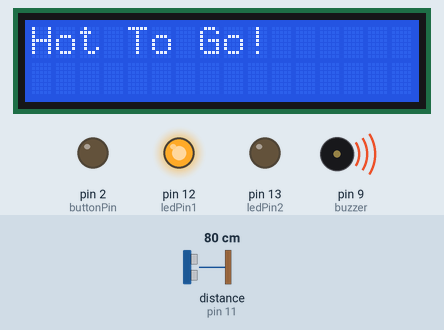
Simulated run of this sketch. Board: Arduino Uno, built with avr-gcc and run on an emulated ATmega328P. On the bench: 16×2 character LCD, output pins drawn as LEDs (lit = HIGH), buzzer (waves = sounding). Wiring (inferred from the names in the program): ultrasonic range finder: trigger pin 10; echo pin 11. The inputs (shaded band) are chosen by the test bench; at power-on: distance to the obstacle (sensor on pin 11) 80 cm. The echo pulse lasts 58.3 µs per cm; pins used as bus, display or sensor lines are not drawn.

Above: at 1.2 s.
1.3 s: distance to the obstacle (sensor on pin 11) set to 118 cm
At 6.6 s:
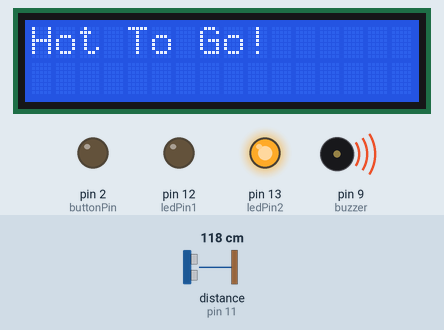
13.0 s: distance to the obstacle (sensor on pin 11) set to 123 cm
At 15.9 s:
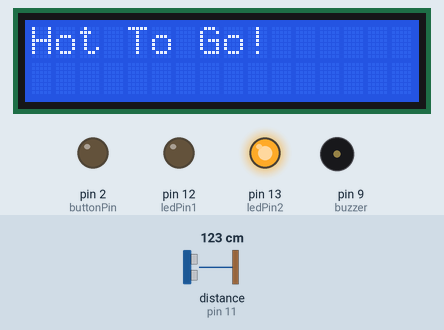
At 17.4 s:
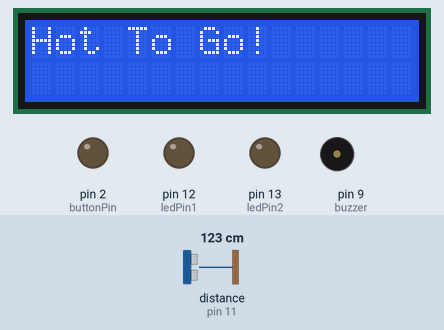
Timing chart, 0 to 18.9 s (numbered marks = the images above; inputs shaded):
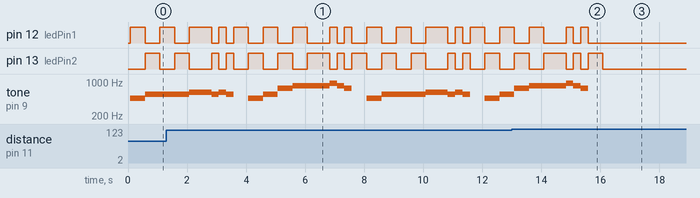

Measured:
- the behaviour switches between 120 and 121 cm on distance to the obstacle (sensor on pin 11) (found by bisection; images 1 and 2)
- after the input at 13.0 s, pin 12 (ledPin1): goes on until 15.6 s, then stays LOW; tone on pin 9 (buzzer): goes on until 15.6 s, then stays silent
- by itself, tone on pin 9 (buzzer): plays 622 Hz for 0.75 s, 554 Hz for 0.25 s, 622 Hz for 0.25 s, 554 Hz for 0.25 s, 466 Hz for 0.50 s, 554 Hz for 0.50 s … (19 notes in this stretch)

The sketch:

Hot_to_go.ino
```cpp
#include <Wire.h>
#include <LiquidCrystal_I2C.h>
#include <string.h>

// Set the LCD address to 0x27 for a 16 chars and 2 line display
LiquidCrystal_I2C lcd(0x27, 16, 2);

const int buzzer = 9;
const int hot_to_go_length = 18;
const int double_life_length = 23;
const int bridget_song_length = 16;
const int god_save_the_queen_length = 41;
const int happy_birthday_length = 25;
const int trigPin = 10;
const int echoPin = 11;
const int ledPin1 = 12;
const int ledPin2 = 13;
const int buttonPin = 2;
float duration, distance;
int buttonState = 0;
int idx = 0;
const int num_songs = 5;

// notes
const int Cs4 = 277;
const int D4 = 294;
const int Ef4 = 311;
const int E4 = 330;
const int Fs4 = 370;
const int G4 = 392;
const int Af4 = 415;
const int nA4 = 440;
const int Bf4 = 466;
const int B4 = 494;
const int C5 = 523;
const int Cs5= 554;
const int D5 = 588;
const int Ef5 = 622;
const int E5 = 659;
const int F5 = 698;
const int Fs5 = 740;
const int G5 = 784;
const int Af5 = 831;
const int Bf5 = 932;
const int rest = 0;

int ledState = HIGH;

// all songs and their durations
int hot_to_go_notes[hot_to_go_length] = {Bf4, Cs5, Cs5, Cs5, Ef5,
                    Cs5, Ef5, Cs5, rest, Bf4, Cs5,
                    Fs5, Af5, Af5, Bf5, Af5, Fs5};
double hot_to_go_durations[hot_to_go_length] = {1, 1, 1, 1,
                        1.5, 0.5, 0.5, 0.5, 1,
                        1, 1, 1, 1,
                        1.5, .5, .5, .5, 1};
int double_life_notes[double_life_length] = {Af4, Bf4, B4, Cs5,
                        Ef5, Ef5, rest, Ef4, Ef4, Ef4, Ef4,
                        Af4, Bf4, B4, Cs5, Ef5, Ef5, rest, Ef4, Ef4, Ef4,
                        Ef4, rest};
double double_life_durations[double_life_length] = {1, 0.5, 1,
                        0.5, 0.5, 0.5, 0.5, 1, 0.5, 1, 1, 1,
                        0.5, 1, 0.5, 0.5, 0.5, 0.5, 1, 0.5, 1,
                        1, 1};
int god_save_the_queen_notes[god_save_the_queen_length] = {D4, D4, E4, Cs4,
                        D4, E4, Fs4, Fs4, G4, Fs4, E4, D4,
                        E4, D4, Cs4, D4, nA4, nA4, nA4, nA4, G4, Fs4, G4,
                        G4, G4, G4, Fs4, E4, Fs4, G4, Fs4,
                        E4, D4, Fs4, G4, nA4, B4, G4, Fs4, E4, D4};
double god_save_the_queen_durations[god_save_the_queen_length] = {1, 1, 1, 1.5, 0.5,
                        1, 1, 1, 1, 1.5, 0.5, 1, 1, 1, 1, 3, 1, 1, 1, 1.5, 0.5, 1,
                        1, 1, 1, 1.5, 0.5, 1, 1, 0.5, 0.5, 0.5, 0.5, 1.5, 0.5, 1, 0.5,
                        0.5, 1, 1, 3};
int bridget_song_notes[bridget_song_length] = {Bf5, Bf5, Bf5,
                        G5, F5, Bf5, Bf5, rest, Bf5, Bf5, Bf5,
                        G5, F5, Bf5, Bf5, rest};
double bridget_song_durations[bridget_song_length] = {1, 1, 0.5, 1, 0.5,
                        1, 0.5, 2.5, 1, 1, 0.5, 1, 0.5, 1, 0.5, 2.5};
int happy_birthday_notes[happy_birthday_length] = {G4, G4, nA4, G4, C5, B4,
                        G4, G4, nA4, G4, D5, C5, G4, G4, G5, E5, C5, B4, nA4,
                        F5, F5, E5, C5, D5, C5};
double happy_birthday_durations[happy_birthday_length] = {0.5, 0.5, 1, 1, 1, 2,
                        0.5, 0.5, 1, 1, 1, 2, 0.5, 0.5, 1, 1, 1, 1, 1, 0.5, 0.5,
                        1, 1, 1, 3};


int *songs[num_songs] = {hot_to_go_notes, double_life_notes, god_save_the_queen_notes, bridget_song_notes,
                        happy_birthday_notes};
double *durations[num_songs] = {hot_to_go_durations, double_life_durations, god_save_the_queen_durations, bridget_song_durations,
                        happy_birthday_durations};
int lengths[num_songs] = {hot_to_go_length, double_life_length, god_save_the_queen_length, bridget_song_length, happy_birthday_length};
String titles[num_songs] = {"Hot To Go!", "Double Life", "God Save The Queen", "Man, I Feel Like A Woman",
                        "Happy Birthday"};

void setup() {
  // pin setup
  pinMode(buzzer, OUTPUT);
  pinMode(trigPin, OUTPUT);
	pinMode(echoPin, INPUT);
  pinMode(ledPin1, OUTPUT);
  pinMode(ledPin2, OUTPUT);
  pinMode(buttonPin, OUTPUT);
	Serial.begin(9600);

  // initialize the LCD
  lcd.begin();

  // Turn on the blacklight
  lcd.backlight();
  lcd.print(titles[0]);

}

void loop() {
  // put your main code here, to run repeatedly:
  digitalWrite(trigPin, LOW);
	delayMicroseconds(2);
	digitalWrite(trigPin, HIGH);
	delayMicroseconds(10);
	digitalWrite(trigPin, LOW);
  duration = pulseIn(echoPin, HIGH);
  distance = (duration*.0343)/2;

  // if button is pressed, move to next song
  buttonState = digitalRead(buttonPin);
  if (buttonState == HIGH){
    delay(500);
    idx = idx + 1;
    if (idx >= num_songs){
      idx = 0;
    }
    lcd.clear();
    if((titles[idx]).length() <= 16){
      lcd.print(titles[idx]);
      //Serial.println(titles[idx]);
    } else {
      String str1 = (titles[idx]).substring(0,16);
      String str2 = (titles[idx]).substring(16,(titles[idx]).length());
      lcd.print(str1);
      lcd.setCursor(0, 1);
      lcd.print(str2);
      //Serial.println(str1 + str2);
    }
  }
  // play song if something is within 80cm
  if (distance <= 120){
    for (int i = 0; i < lengths[idx]; i++){
      digitalWrite(ledPin1, ledState);
      digitalWrite(ledPin2, !ledState);
      ledState = !ledState;
      double waitTime = durations[idx][i] * 500;
      tone(buzzer, songs[idx][i], waitTime);
      //String debug = "note: " + String(songs[idx][i]) + " duration: " + String(durations[idx][i]) + " i: " + String(i) + " idx: " + String(idx);
      //Serial.println(debug);
      delay(waitTime);
      // stop playing the song if the button is pressed
      buttonState = digitalRead(buttonPin);
      if (buttonState == HIGH){
        break;
      }
    }
    digitalWrite(ledPin1, LOW);
    digitalWrite(ledPin2, LOW);
  // otherwise get a new distance
  } else {
	  delay(10);
  }

}
```
